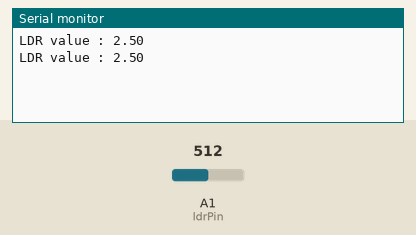
This sketch was run on a simulated Arduino Uno, built with avr-gcc and run on an emulated ATmega328P. On the bench: the last lines printed to the serial monitor. The test bench sets the inputs (shaded band); at power-on: A1 (ldrPin) = 512.

Above: at 1.8 s.
1.9 s: A1 (ldrPin) set to 716
At 2.3 s:
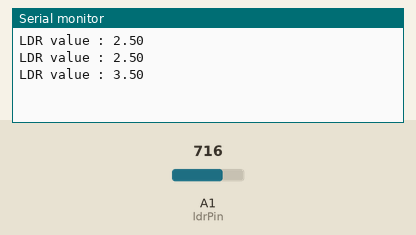
3.4 s: A1 (ldrPin) set to 900
At 4.8 s:
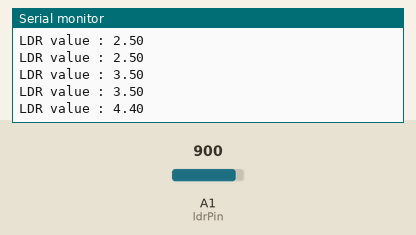
Timing chart, 0 to 6.4 s (numbered marks = the images above; inputs shaded):
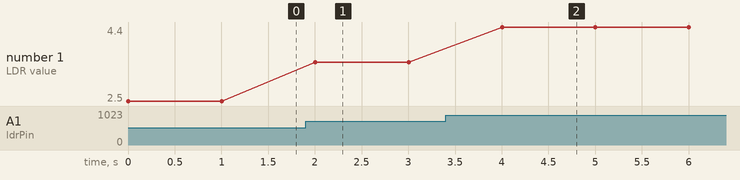

The sketch:

LDRexample.ino
```cpp
#define ldrPin A1

void setup()
{
  // initialize serial communication at 9600 bits per second:
  Serial.begin(9600);
}

void loop()
{
  // read the LDR on analog pin 1:
  float ldrValue = analogRead(ldrPin);
  // Convert the analog reading to a voltage

  float ldrVoltage = ldrValue * (5.0 / 1023.0);

  // print out the LDR value you read:
  Serial.print("LDR value : ");
  Serial.println(ldrVoltage);
  delay(1000);
}
```

Measured:
- after the input at 1.9 s, the serial monitor: prints a new line after 0.10 s (image 1)
- after the input at 3.4 s, the serial monitor: prints a new line after 0.60 s (image 2)
- plotted number 1: 2.5 → 3.5 after the input at 1.9 s, 3.5 → 4.4 after the input at 3.4 s
